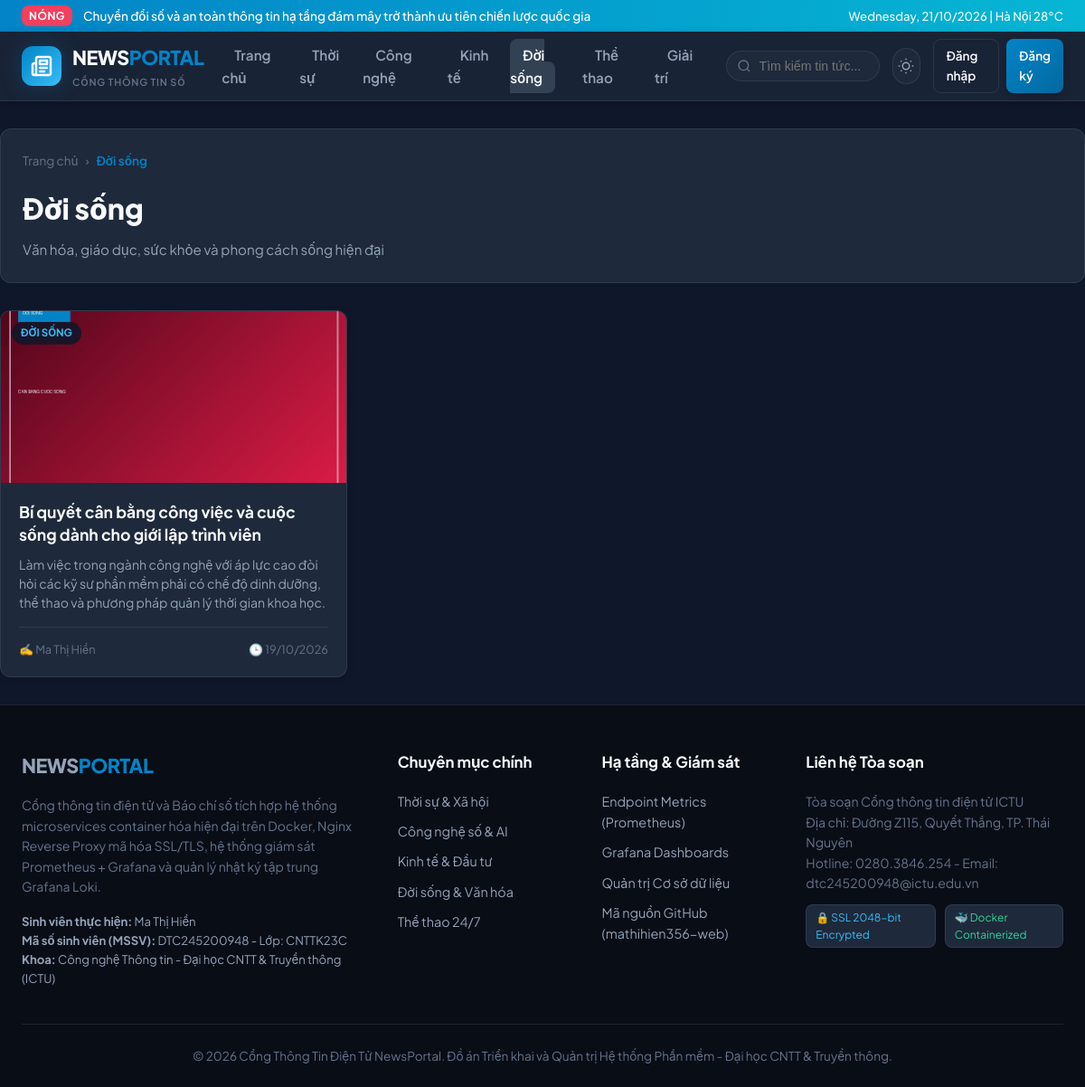
The app's page /webapp/category.php?slug=doi-song with its own data.
### tables this page shows
CREATE TABLE `categories` (
    `id` INT AUTO_INCREMENT PRIMARY KEY,
    `name` VARCHAR(100) NOT NULL,
    `slug` VARCHAR(100) NOT NULL UNIQUE,
    `description` VARCHAR(255) NULL,
    `icon` VARCHAR(50) DEFAULT 'newspaper',
    `display_order` INT NOT NULL DEFAULT 0,
    `created_at` TIMESTAMP DEFAULT CURRENT_TIMESTAMP,
    INDEX `idx_cat_slug` (`slug`)
);

CREATE TABLE `articles` (
    `id` INT AUTO_INCREMENT PRIMARY KEY,
    `category_id` INT NOT NULL,
    `author_id` INT NOT NULL,
    `title` VARCHAR(255) NOT NULL,
    `slug` VARCHAR(255) NOT NULL UNIQUE,
    `summary` TEXT NOT NULL,
    `content` LONGTEXT NOT NULL,
    `thumbnail` VARCHAR(255) NULL,
    `views` INT NOT NULL DEFAULT 0,
    `is_featured` TINYINT(1) NOT NULL DEFAULT 0,
    `status` ENUM('draft', 'published', 'archived') NOT NULL DEFAULT 'published',
    `published_at` TIMESTAMP DEFAULT CURRENT_TIMESTAMP,
    `created_at` TIMESTAMP DEFAULT CURRENT_TIMESTAMP,
    `updated_at` TIMESTAMP DEFAULT CURRENT_TIMESTAMP ON UPDATE CURRENT_TIMESTAMP,
    CONSTRAINT `fk_articles_category` FOREIGN KEY (`category_id`) REFERENCES `categories` (`id`) ON DELETE CASCADE,
    CONSTRAINT `fk_articles_author` FOREIGN KEY (`author_id`) REFERENCES `users` (`id`) ON DELETE CASCADE,
    INDEX `idx_art_status_pub` (`status`, `published_at`),
    INDEX `idx_art_featured` (`is_featured`),
    INDEX `idx_art_category` (`category_id`),
    INDEX `idx_art_author` (`author_id`)
);

CREATE TABLE `users` (
    `id` INT AUTO_INCREMENT PRIMARY KEY,
    `username` VARCHAR(50) NOT NULL UNIQUE,
    `email` VARCHAR(100) NOT NULL UNIQUE,
    `password_hash` VARCHAR(255) NOT NULL,
    `full_name` VARCHAR(100) NOT NULL,
    `role` ENUM('admin', 'author', 'reader') NOT NULL DEFAULT 'reader',
    `avatar` VARCHAR(255) DEFAULT '/assets/images/default-avatar.png',
    `bio` TEXT NULL,
    `is_active` TINYINT(1) NOT NULL DEFAULT 1,
    `created_at` TIMESTAMP DEFAULT CURRENT_TIMESTAMP,
    `updated_at` TIMESTAMP DEFAULT CURRENT_TIMESTAMP ON UPDATE CURRENT_TIMESTAMP,
    INDEX `idx_user_role` (`role`),
    INDEX `idx_user_active` (`is_active`)
);

### webapp/includes/auth.php (called while the page is built, shortened)
<?php
function e($str) {
    return htmlspecialchars($str ?? '', ENT_QUOTES, 'UTF-8');
}
function is_logged_in() {
    return !empty($_SESSION['user_id']);
}
function current_user() {
    if (!is_logged_in()) {
        return null;
    }
    return [
        'id'        => $_SESSION['user_id'],
        'username'  => $_SESSION['username'],
        'full_name' => $_SESSION['full_name'],
        'role'      => $_SESSION['role'],
        'email'     => $_SESSION['email'] ?? '',
        'avatar'    => $_SESSION['avatar'] ?? '/assets/images/default-avatar.png'
    ];
}

### webapp/category.php (the view, shortened to what this page needs)
<?php
$slug = $_GET['slug'] ?? '';
$db = get_db_connection();
$stmt = $db->prepare("SELECT * FROM categories WHERE slug = ? LIMIT 1");
$stmt->execute([$slug]);
$category = $stmt->fetch();
$stmt = $db->prepare("
    SELECT a.*, u.full_name AS author_name
    FROM articles a
    JOIN users u ON a.author_id = u.id
    WHERE a.category_id = ? AND a.status = 'published'
    ORDER BY a.published_at DESC
");
$stmt->execute([$category['id']]);
$articles = $stmt->fetchAll();
require_once __DIR__ . '/includes/header.php';
?>
<div class="container" style="padding: 30px 0;">
    <div style="margin-bottom: 30px; padding: 24px; background: var(--bg-surface); border-radius: var(--radius-md); border: 1px solid var(--border-color);">
        <nav class="article-breadcrumb">
            <a href="/">Trang chủ</a> &rsaquo;
            <span style="color: var(--primary); font-weight: 600;"><?= e($category['name']) ?></span>
        </nav>
        <h1 style="font-size: 2rem; font-weight: 800; margin-bottom: 8px;"><?= e($category['name']) ?></h1>
        <p style="color: var(--text-secondary); font-size: 0.95rem;"><?= e($category['description']) ?></p>
    </div>
    <?php if (empty($articles)): ?>
        <div style="text-align: center; padding: 60px 0; color: var(--text-muted);">
            <p style="font-size: 1.1rem;">Chưa có bài viết nào trong chuyên mục này.</p>
        </div>
    <?php else: ?>
        <div class="article-cards-grid">
            <?php foreach ($articles as $art): ?>
                <article class="article-card">
                    <a href="/article.php?slug=<?= e($art['slug']) ?>" class="card-thumb-wrap">
                        <img src="<?= e($art['thumbnail'] ?: '/assets/images/default-news.jpg') ?>"
                             alt="<?= e($art['title']) ?>" class="card-thumb"
                             onerror="this.src='https://images.unsplash.com/photo-1504384308090-c894fdcc538d?w=600&auto=format&fit=crop&q=80'">
                        <span class="card-category-badge"><?= e($category['name']) ?></span>
                    </a>
                    <div class="card-body">
                        <h3 class="card-title">
                            <a href="/article.php?slug=<?= e($art['slug']) ?>"><?= e($art['title']) ?></a>
                        </h3>
                        <p class="card-summary"><?= e($art['summary']) ?></p>
                        <div class="card-footer">
                            <span>✍️ <?= e($art['author_name']) ?></span>
                            <span>🕒 <?= date('d/m/Y', strtotime($art['published_at'])) ?></span>
                        </div>
                    </div>
                </article>
            <?php endforeach; ?>
        </div>
    <?php endif; ?>
</div>
<?php require_once __DIR__ . '/includes/footer.php'; ?>

### webapp/includes/header.php (shortened to what this page needs)
<?php
require_once __DIR__ . '/auth.php';
$headerCategories = [];
try {
    $db = get_db_connection();
    $stmt = $db->query("SELECT id, name, slug FROM categories ORDER BY display_order ASC LIMIT 6");
    $headerCategories = $stmt->fetchAll();
} catch (Exception $e) {
}
$currentUser = current_user();
?>
<!DOCTYPE html>
<html lang="vi" data-theme="dark">
<head>
    <link rel="stylesheet" href="/assets/css/style.css">
</head>
<body>
<div class="top-bar">
    <div class="container top-bar-content">
        <div class="breaking-news">
            <span class="breaking-badge">NÓNG</span>
            <span>Chuyển đổi số và an toàn thông tin hạ tầng đám mây trở thành ưu tiên chiến lược quốc gia</span>
        </div>
        <div style="font-size: 0.82rem; opacity: 0.95;">
            <?= date('l, d/m/Y') ?> | Hà Nội 28°C
        </div>
    </div>
</div>
<header class="site-header">
    <div class="container navbar">
        <a href="/" class="logo-brand">
            <div class="logo-icon">
            </div>
            <div>
                <div class="logo-text">NEWS<span>PORTAL</span></div>
                <div class="logo-subtitle">Cổng Thông Tin Số</div>
            </div>
        </a>
        <ul class="nav-links">
            <li><a href="/" class="nav-link <?= empty($_GET['cat']) && basename($_SERVER['PHP_SELF']) == 'index.php' ? 'active' : '' ?>">Trang chủ</a></li>
            <?php foreach ($headerCategories as $cat): ?>
                <li>
                    <a href="/category.php?slug=<?= e($cat['slug']) ?>"
                       class="nav-link <?= isset($_GET['slug']) && $_GET['slug'] === $cat['slug'] ? 'active' : '' ?>">
                        <?= e($cat['name']) ?>
                    </a>
                </li>
            <?php endforeach; ?>
        </ul>
        <div class="nav-actions">
            <form action="/search.php" method="GET" class="search-box-mini">
                <svg viewBox="0 0 24 24" fill="none" stroke="currentColor" stroke-width="2">
                    <circle cx="11" cy="11" r="8"></circle>
                    <line x1="21" y1="21" x2="16.65" y2="16.65"></line>
                </svg>
                <input type="text" name="q" placeholder="Tìm kiếm tin tức..." value="<?= e($_GET['q'] ?? '') ?>">
            </form>
            <button id="themeToggleBtn" class="theme-toggle-btn" title="Chuyển chế độ sáng/tối">
            </button>
            <?php if ($currentUser): ?>
                <div class="user-menu-wrapper" style="position: relative;">
                    <div class="user-menu-btn">
                        <div class="user-avatar-mini" style="display:flex;align-items:center;justify-content:center;background:#0284c7;color:#fff;font-weight:700;">
                            <?= strtoupper(substr($currentUser['full_name'], 0, 1)) ?>
                        </div>
                        <span style="font-size: 0.88rem; font-weight: 600; color: var(--text-primary);">
                            <?= e($currentUser['full_name']) ?>
                        </span>
                        <span class="user-role-badge role-<?= e($currentUser['role']) ?>">
                            <?= strtoupper(e($currentUser['role'])) ?>
                        </span>
                    </div>
                    <div class="dropdown-menu">
                        <?php if ($currentUser['role'] === 'admin' || $currentUser['role'] === 'author'): ?>
                            <a href="/admin/index.php" class="dropdown-item">
                                <svg width="16" height="16" viewBox="0 0 24 24" fill="none" stroke="currentColor" stroke-width="2"><rect x="3" y="3" width="7" height="7"></rect><rect x="14" y="3" width="7" height="7"></rect><rect x="14" y="14" width="7" height="7"></rect><rect x="3" y="14" width="7" height="7"></rect></svg>
                                Bàn Quản trị Portal
                            </a>
                            <a href="/admin/article_edit.php" class="dropdown-item">
                                <svg width="16" height="16" viewBox="0 0 24 24" fill="none" stroke="currentColor" stroke-width="2"><path d="M12 20h9"></path><path d="M16.5 3.5a2.121 2.121 0 0 1 3 3L7 19l-4 1 1-4L16.5 3.5z"></path></svg>
                                Viết bài mới
                            </a>
                        <?php endif; ?>
                        <a href="/profile.php" class="dropdown-item">
                            <svg width="16" height="16" viewBox="0 0 24 24" fill="none" stroke="currentColor" stroke-width="2"><path d="M20 21v-2a4 4 0 0 0-4-4H8a4 4 0 0 0-4 4v2"></path><circle cx="12" cy="7" r="4"></circle></svg>
                            Trang cá nhân
                        </a>
                        <a href="/logout.php" class="dropdown-item" style="color: #f43f5e;">
                            <svg width="16" height="16" viewBox="0 0 24 24" fill="none" stroke="currentColor" stroke-width="2"><path d="M9 21H5a2 2 0 0 1-2-2V5a2 2 0 0 1 2-2h4"></path><polyline points="16 17 21 12 16 7"></polyline><line x1="21" y1="12" x2="9" y2="12"></line></svg>
                            Đăng xuất
                        </a>
                    </div>
                </div>
            <?php else: ?>
                <div style="display: flex; gap: 8px;">
                    <a href="/login.php" class="btn btn-outline" style="padding: 7px 14px; font-size: 0.85rem;">Đăng nhập</a>
                    <a href="/register.php" class="btn btn-primary" style="padding: 7px 14px; font-size: 0.85rem;">Đăng ký</a>
                </div>
            <?php endif; ?>
        </div>
    </div>
</header>
<main>

### records on screen
categories: name "Thời sự"
categories: name "Công nghệ"
categories: name "Kinh tế"
categories: name "Đời sống", description "Văn hóa, giáo dục, sức khỏe và phong cách sống hiện đại"
categories: name "Thể thao"
categories: name "Giải trí"
articles: thumbnail (picture), category.name "ĐỜI SỐNG", title "Bí quyết cân bằng công việc và cuộc sống dành cho giới lập trình viên", summary "Làm việc trong ngành công nghệ với áp lực cao đòi hỏi các kỹ sư phần mềm phải có chế độ dinh dưỡng, thể thao và phương pháp quản lý thời gian khoa học.", author.full_name "Ma Thị Hiền", published_at "19/10/2026"
